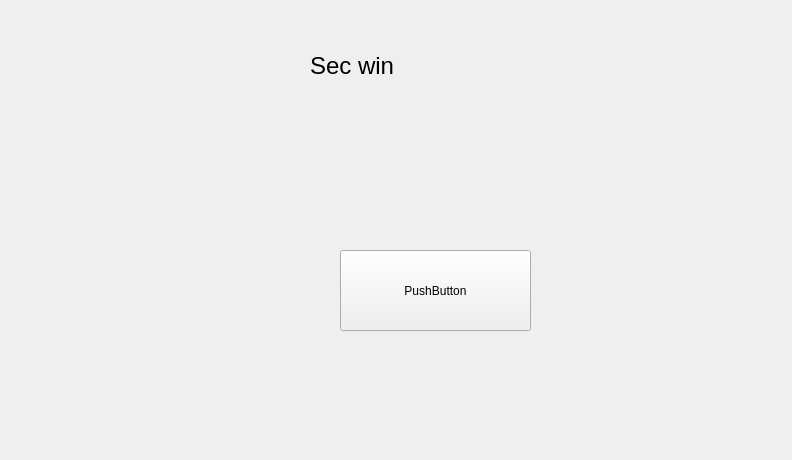
<?xml version="1.0" encoding="UTF-8"?>
<ui version="4.0">
 <class>secWin</class>
 <widget class="QWidget" name="secWin">
  <property name="geometry">
   <rect>
    <x>0</x>
    <y>0</y>
    <width>792</width>
    <height>460</height>
   </rect>
  </property>
  <property name="windowTitle">
   <string>Form</string>
  </property>
  <widget class="QLabel" name="label">
   <property name="geometry">
    <rect>
     <x>310</x>
     <y>30</y>
     <width>201</width>
     <height>71</height>
    </rect>
   </property>
   <property name="font">
    <font>
     <pointsize>18</pointsize>
    </font>
   </property>
   <property name="text">
    <string>Sec win</string>
   </property>
  </widget>
  <widget class="QPushButton" name="pushButton">
   <property name="geometry">
    <rect>
     <x>340</x>
     <y>250</y>
     <width>191</width>
     <height>81</height>
    </rect>
   </property>
   <property name="text">
    <string>PushButton</string>
   </property>
  </widget>
 </widget>
 <resources/>
 <connections/>
</ui>
